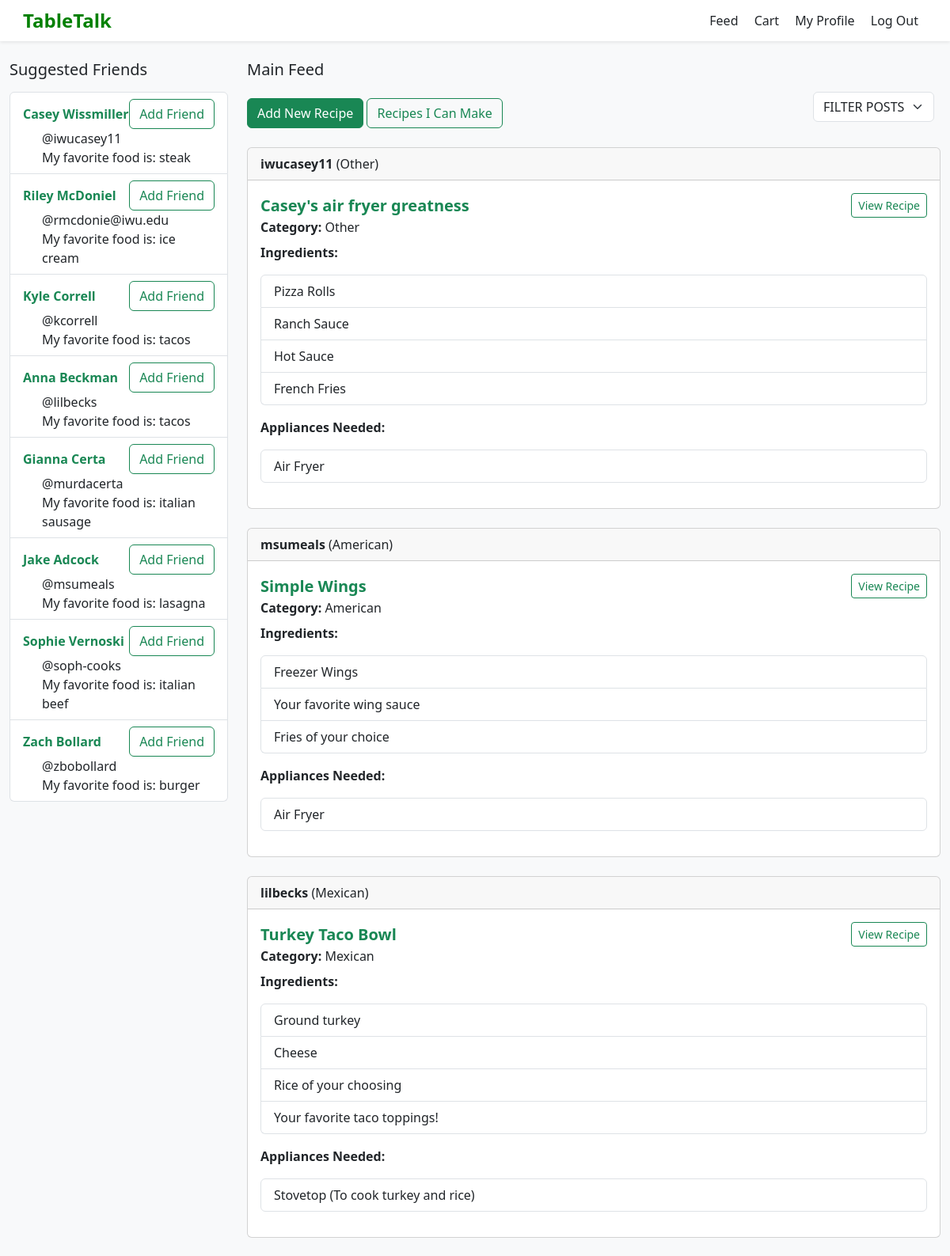
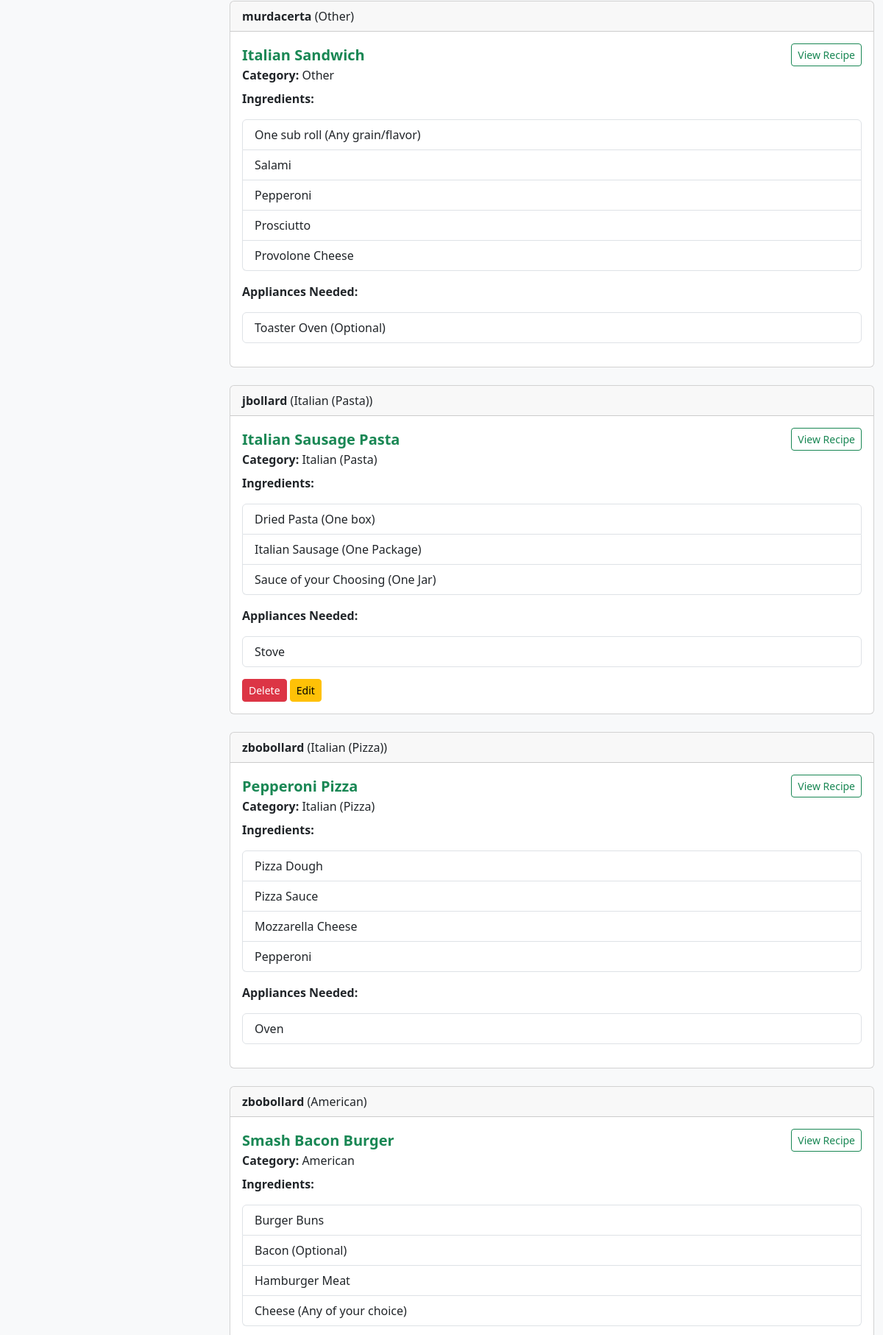
Screenshot of /show_feed (signed in, upper part) with the database file from the repository (2 pictures, top to bottom).
### tables this page shows
CREATE TABLE users (
    id INTEGER PRIMARY KEY AUTOINCREMENT,
    username TEXT NOT NULL,
    password TEXT NOT NULL,
    first_name TEXT NOT NULL,
    last_name TEXT NOT NULL,
    favorite_food TEXT NOT NULL
, cart);

CREATE TABLE "posts" (
    id INTEGER PRIMARY KEY AUTOINCREMENT,
    title TEXT NOT NULL,
    category TEXT NOT NULL,
    user_id INTEGER NOT NULL,
    appliance_id INTEGER, username, ingredients, steps, appliances,  -- now optional
    -- include any other columns you had
    FOREIGN KEY (user_id) REFERENCES users(id)
);

### app.py (the view)
@app.route('/show_feed', methods=['GET', 'POST'])
def show_feed():
    if 'username' in session:
        db = get_db()
        username = session['username']
        user_row = db.execute('SELECT id FROM users WHERE username = ?', (username,)).fetchone()
        if not user_row:
            flash("User not found in database", "error")
            return redirect(url_for('login'))
        user_id = user_row['id']
        feed = db.execute('SELECT * FROM posts ORDER BY id DESC').fetchall()
        friends = db.execute('SELECT first_name, last_name, username, favorite_food FROM users WHERE id != ? ORDER BY id DESC', (user_id,)).fetchall()
        return render_template('main_feed.html', posts=feed, suggested_friends=friends)
    else:
        flash("Please log in to view the feed", "error")
        return render_template('login.html')

### app.py (called while the page is built)
def connect_db():
    rv = sqlite3.connect(app.config['DATABASE'])
    rv.row_factory = sqlite3.Row
    return rv

def get_db():
    if not hasattr(g, 'sqlite_db'):
        g.sqlite_db = connect_db()
    return g.sqlite_db

### templates/main_feed.html (shortened to what this page needs)
{% extends "layout.html" %}
{% block content %}
<div class="container-fluid mt-4">
  <div class="row">
    <div class="col-md-3">
      <h5 class="mb-3">Suggested Friends</h5>
      <ul class="list-group">
          {% for friend in suggested_friends %}
              <li class="list-group-item">
                <div class="d-flex justify-content-between align-items-center">
                  <a href="{{ url_for('show_user_profile', username=friend.username) }}" class="text-success text-decoration-none">
                    <strong>{{ friend.first_name }} {{ friend.last_name }}</strong>
                  </a>
                  <button class="btn btn-outline-success">Add Friend</button>
                </div>
                <div class="ms-4" style="text-align: left">@{{ friend.username }}</div>
                <div class="ms-4"style="text-align: left">My favorite food is: {{ friend.favorite_food }}</div>
              </li>
          {% endfor %}
      </ul>
    </div>
    <div class="col-md-9">
      <h5 class="mb-3">Main Feed</h5>
      <div class="d-flex justify-content-between align-items-center mb-3">
        <div>
          <button type="button" class="btn btn-success" data-bs-toggle="modal" data-bs-target="#recipeModal">
            Add New Recipe
          </button>
          <a href="{{ url_for('filter_by_appliances') }}" class="btn btn-outline-success">
            Recipes I Can Make
          </a>
        </div>
        <form method="get" action="{{ url_for('filter_posts') }}" class="d-flex align-items-center mb-3">
          <select name="filter_category" class="form-select w-auto me-2" data-role="filter">
            <option value="FILTER POSTS" {% if selected_category == 'FILTER POSTS' or not selected_category %}selected{% endif %}>FILTER POSTS</option>
          </select>
        </form>
      </div>
      {% for post in posts %}
      <div class="card mb-4">
        <div class="card-header">
          <strong>{{ post.username }}</strong> ({{ post.category }})
        </div>
        <div class="card-body">
          <div class="d-flex justify-content-between align-items-center">
              <h5 class="card-title text-success fw-bold mb-0">{{ post.title }}</h5>
              <a href="{{ url_for('view_recipe', recipe_id=post.id) }}" class="btn btn-outline-success btn-sm">View Recipe</a>
          </div>
          <div class="mb-2"><strong>Category:</strong> {{ post.category }}</div>
          <p><strong>Ingredients:</strong></p>
          <ul class="list-group mb-3">
            {% for ingredient in post.ingredients.split('\n') %}
            <li class="list-group-item">{{ ingredient }}</li>
            {% endfor %}
          </ul>
          <p><strong>Appliances Needed:</strong></p>
          <ul class="list-group mb-3">
            {% for appliance in post.appliances.split('\n') %}
            <li class="list-group-item">{{ appliance }}</li>
            {% endfor %}
          </ul>
          {% if post.username == session['username'] %}
          <div class="mt-2">
            <form method="POST" action="{{ url_for('delete_post', post_id=post.id) }}" style="display:inline;">
              <button type="submit" class="btn btn-danger btn-sm">Delete</button>
            </form>
            <button type="button"
                    class="btn btn-warning btn-sm"
                    data-bs-toggle="modal"
                    data-bs-target="#editModal"
                    data-id="{{ post.id }}"
                    data-title="{{ post.title }}"
                    data-category="{{ post.category }}"
                    data-ingredients="{{ post.ingredients | escape }}"
                    data-steps="{{ post.steps | escape }}"
                    data-appliances="{{ post.appliances | escape }}">
              Edit</button>
          </div>
          {% endif %}
        </div>
      </div>
      {% endfor %}
    </div>
  </div>
</div>
{% endblock %}

### templates/layout.html (shortened to what this page needs)
<!DOCTYPE html>
<html lang="en">
<head>
    <link href="https://cdn.jsdelivr.net/npm/bootstrap@5.3.2/dist/css/bootstrap.min.css" rel="stylesheet">
</head>
<body>
    <nav class="navbar navbar-light bg-white shadow-sm px-4">
        <span class="logo">
             TableTalk
        </span>
        <div>
            <a href="{{ url_for('show_feed') }}" class="nav-link d-inline-block me-3">Feed</a>
            <a href="{{ url_for('show_cart') }}" class="nav-link d-inline-block me-3">Cart</a>
            <a href="{{ url_for('my_profile') }}" class="nav-link d-inline-block me-3">My Profile</a>
            <a href="{{ url_for('logout') }}" class="nav-link d-inline-block me-3">Log Out</a>
        </div>
    </nav>
    {% block content %}
    {% endblock %}
</body>
</html>

### templates/layout.html (style rules this page uses)
body { background-color: #f8f9fa; }
.logo { font-size: 1.5rem; font-weight: bold; color: green; }

### rows the page displays
users: first_name "Casey", last_name "Wissmiller", username "iwucasey11", favorite_food "steak"
users: first_name "Riley", last_name "McDoniel", username "rmcdonie@iwu.edu", favorite_food "ice cream"
users: first_name "Kyle", last_name "Correll", username "kcorrell", favorite_food "tacos"
users: first_name "Anna", last_name "Beckman", username "lilbecks", favorite_food "tacos"
users: first_name "Gianna", last_name "Certa", username "murdacerta", favorite_food "italian sausage"
users: first_name "Jake", last_name "Adcock", username "msumeals", favorite_food "lasagna"
users: first_name "Sophie", last_name "Vernoski", username "soph-cooks", favorite_food "italian beef"
users: first_name "Zach", last_name "Bollard", username "zbobollard", favorite_food "burger"
posts: username "iwucasey11", category "Other", title "Casey's air fryer greatness", ingredient "Pizza Rolls" "Ranch Sauce" "Hot Sauce" "French Fries", appliances "Air Fryer"
posts: username "msumeals", category "American", title "Simple Wings", ingredient "Freezer Wings" "Your favorite wing sauce" "Fries of your choice", appliances "Air Fryer"
posts: username "lilbecks", category "Mexican", title "Turkey Taco Bowl", ingredient "Ground turkey" "Cheese" "Rice of your choosing" "Your favorite taco toppings!", appliances "Stovetop (To cook turkey and rice)"
posts: username "murdacerta", category "Other", title "Italian Sandwich", ingredient "One sub roll (Any grain/flavor)" "Salami" "Pepperoni" "Prosciutto" "Provolone Cheese", appliances "Toaster Oven (Optional)"
posts: username "jbollard", category "Italian (Pasta)", title "Italian Sausage Pasta", ingredient "Dried Pasta (One box)" "Italian Sausage (One Package)" "Sauce of your Choosing (One Jar)", appliances "Stove"
posts: username "zbobollard", category "Italian (Pizza)", title "Pepperoni Pizza", ingredient "Pizza Dough" "Pizza Sauce" "Mozzarella Cheese" "Pepperoni", appliances "Oven"
posts: username "zbobollard", category "American", title "Smash Bacon Burger", ingredient "Burger Buns" "Bacon (Optional)" "Hamburger Meat" "Cheese (Any of your choice)"
